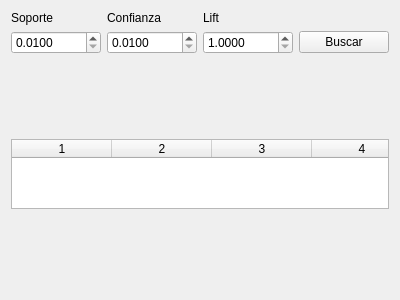
<?xml version="1.0" encoding="UTF-8"?>
<ui version="4.0">
 <class>AprioriWidget</class>
 <widget class="QWidget" name="AprioriWidget">
  <property name="geometry">
   <rect>
    <x>0</x>
    <y>0</y>
    <width>400</width>
    <height>300</height>
   </rect>
  </property>
  <property name="windowTitle">
   <string>Form</string>
  </property>
  <layout class="QGridLayout" name="gridLayout">
   <item row="1" column="3">
    <widget class="QPushButton" name="btn_gen_reglas">
     <property name="text">
      <string>Buscar</string>
     </property>
    </widget>
   </item>
   <item row="0" column="2">
    <widget class="QLabel" name="label">
     <property name="sizePolicy">
      <sizepolicy hsizetype="Preferred" vsizetype="Fixed">
       <horstretch>0</horstretch>
       <verstretch>0</verstretch>
      </sizepolicy>
     </property>
     <property name="text">
      <string>Lift</string>
     </property>
    </widget>
   </item>
   <item row="1" column="0">
    <widget class="QDoubleSpinBox" name="soporte_in">
     <property name="decimals">
      <number>4</number>
     </property>
     <property name="minimum">
      <double>0.010000000000000</double>
     </property>
     <property name="maximum">
      <double>1.000000000000000</double>
     </property>
     <property name="singleStep">
      <double>0.100000000000000</double>
     </property>
    </widget>
   </item>
   <item row="2" column="0" colspan="4" alignment="Qt::AlignHCenter|Qt::AlignVCenter">
    <widget class="QTableWidget" name="rule_table">
     <property name="verticalScrollBarPolicy">
      <enum>Qt::ScrollBarAsNeeded</enum>
     </property>
     <property name="horizontalScrollBarPolicy">
      <enum>Qt::ScrollBarAlwaysOff</enum>
     </property>
     <property name="sizeAdjustPolicy">
      <enum>QAbstractScrollArea::AdjustToContents</enum>
     </property>
     <property name="editTriggers">
      <set>QAbstractItemView::NoEditTriggers</set>
     </property>
     <property name="tabKeyNavigation">
      <bool>false</bool>
     </property>
     <property name="showDropIndicator" stdset="0">
      <bool>false</bool>
     </property>
     <property name="dragEnabled">
      <bool>false</bool>
     </property>
     <property name="dragDropOverwriteMode">
      <bool>false</bool>
     </property>
     <property name="alternatingRowColors">
      <bool>false</bool>
     </property>
     <property name="selectionMode">
      <enum>QAbstractItemView::NoSelection</enum>
     </property>
     <property name="selectionBehavior">
      <enum>QAbstractItemView::SelectRows</enum>
     </property>
     <property name="sortingEnabled">
      <bool>true</bool>
     </property>
     <property name="rowCount">
      <number>0</number>
     </property>
     <property name="columnCount">
      <number>4</number>
     </property>
     <attribute name="horizontalHeaderShowSortIndicator" stdset="0">
      <bool>true</bool>
     </attribute>
     <column/>
     <column/>
     <column/>
     <column/>
    </widget>
   </item>
   <item row="0" column="1">
    <widget class="QLabel" name="label_2">
     <property name="sizePolicy">
      <sizepolicy hsizetype="Preferred" vsizetype="Fixed">
       <horstretch>0</horstretch>
       <verstretch>0</verstretch>
      </sizepolicy>
     </property>
     <property name="text">
      <string>Confianza</string>
     </property>
    </widget>
   </item>
   <item row="1" column="1">
    <widget class="QDoubleSpinBox" name="confianza_in">
     <property name="decimals">
      <number>4</number>
     </property>
     <property name="minimum">
      <double>0.010000000000000</double>
     </property>
     <property name="maximum">
      <double>1.000000000000000</double>
     </property>
     <property name="singleStep">
      <double>0.100000000000000</double>
     </property>
    </widget>
   </item>
   <item row="0" column="0">
    <widget class="QLabel" name="label_3">
     <property name="sizePolicy">
      <sizepolicy hsizetype="Preferred" vsizetype="Fixed">
       <horstretch>0</horstretch>
       <verstretch>0</verstretch>
      </sizepolicy>
     </property>
     <property name="text">
      <string>Soporte</string>
     </property>
    </widget>
   </item>
   <item row="1" column="2">
    <widget class="QDoubleSpinBox" name="lift_in">
     <property name="decimals">
      <number>4</number>
     </property>
     <property name="minimum">
      <double>1.000000000000000</double>
     </property>
     <property name="maximum">
      <double>10.000000000000000</double>
     </property>
     <property name="singleStep">
      <double>0.100000000000000</double>
     </property>
    </widget>
   </item>
  </layout>
 </widget>
 <tabstops>
  <tabstop>btn_gen_reglas</tabstop>
 </tabstops>
 <resources/>
 <connections/>
</ui>
